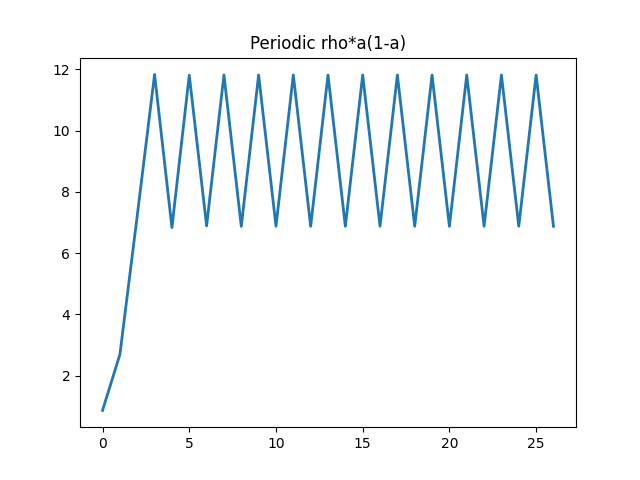

Generate this figure with Python:
#!/usr/bin/env python3
#Author: [email redacted]
#License: GNU GPL 3.0.
#No warranty or liability assumed irrelevant of thermonuclear wars or lack thereof.


import matplotlib.pyplot as plt
import numpy as np
fig, ax=plt.subplots()


x0=20/23 #a=x*(r/rho)
0#x=(1+rc)/r * a
c=10
r=.23
rho=1+r*c
a0=x0*r/rho#x0*(r/rho)

a=a0
X=[]
X.append(x0)
for i in np.arange(0,26):
   a=rho*a*(1-a)
   X.append((rho)/(r)*a)
ax.plot(X,linewidth=2.0)#, label=("({:.02f},{:.02f})").format(a0,c))



#plt.legend()
plt.title("Periodic rho*a(1-a)")
plt.savefig("population-grow-resources-periodic.png")
plt.show()
